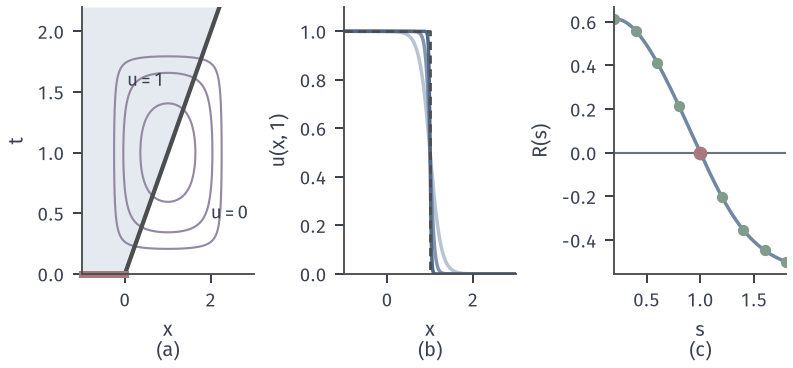

Write the Python code that produced this figure.
# Target: step data: test function across the discontinuity, mollified data, and weak residual vs front speed.
from pathlib import Path
import sys
sys.path.insert(0, str(Path(__file__).resolve().parents[1]/'transp-common'))
from transp_common import *
fig,(a,b,c)=figure(112,52,ncols=3)
def bump(r):
    out=np.zeros_like(r); m=np.abs(r)<1; out[m]=np.exp(1-1/(1-r[m]**2)); return out
psi=lambda x,t:bump((x-1)/1.5)*bump((t-1)/.95)
xl=(-1,3); tl=(0,2.2); x=np.linspace(*xl,601); t=np.linspace(*tl,601); X,T=np.meshgrid(x,t)
a.fill_between([xl[0],2.2],[0,2.2],[2.2,2.2],color='white',lw=0)
a.fill_between([-1,0,2.2],[0,0,2.2],2.2,color=BLUE_FILL,lw=0)
a.contour(X,T,psi(X,T),levels=[.1,.4,.8],colors=PURPLE,linewidths=.85)
a.plot([0,2.2],[0,2.2],color=CHAR,lw=1.7); a.plot([-1,0],[0,0],color=RED,lw=2.8,clip_on=False)
a.text(.05,1.55,'$u=1$',fontsize=7.5); a.text(2.0,.45,'$u=0$',fontsize=7.5)
a.set_xlim(*xl); a.set_ylim(*tl); tail(a,'$x$','(a)','$t$')
xx=np.linspace(-1,3,1201); cs=shades(3)
for e,col in zip((.5,.2,.06),cs):
    b.plot(xx,.5*(1-np.tanh((xx-1)/e*2)),color=col,lw=1.4)
b.plot([-1,1,1,3],[1,1,0,0],color=CHAR,lw=1.1,ls=(0,(3,2)))
b.set_xlim(-1,3); b.set_ylim(0,1.1); tail(b,'$x$','(b)','$u(x,1)$')
# Weak residual for u=1_{x<st}: numerical quadrature with analytic-free finite differences of psi
xq=np.linspace(-2,4,2401); tq=np.linspace(0,3,1601); Xq,Tq=np.meshgrid(xq,tq); dx=xq[1]-xq[0]; dt=tq[1]-tq[0]
P=psi(Xq,Tq); Pt=np.gradient(P,dt,axis=0); Px=np.gradient(P,dx,axis=1)
def res(s):
    U=(Xq<s*Tq).astype(float)
    return (U*(Pt+Px)).sum()*dx*dt+(np.where(xq<0,1.0,0)*P[0]).sum()*dx
ss=np.linspace(.2,1.8,9); R=[res(s) for s in ss]
fine=np.linspace(.2,1.8,200); tt=np.linspace(0,3,4001)
L=[(1-s)*np.trapezoid(psi(s*tt,tt),tt) for s in fine]
c.plot(fine,L,color=BLUE,lw=1.4); c.plot(ss,R,'o',color=GREEN,ms=3.5)
c.axhline(0,color=MUTED,lw=.85); c.plot([1],[0],'o',color=RED,ms=4.5)
c.set_xlim(.2,1.8); tail(c,'$s$','(c)','$R(s)$')
print('res',R)
save(fig,Path(__file__).resolve().parent,'figure',{'residual':'R(s)=(1-s) int psi(st,t) dt'})
